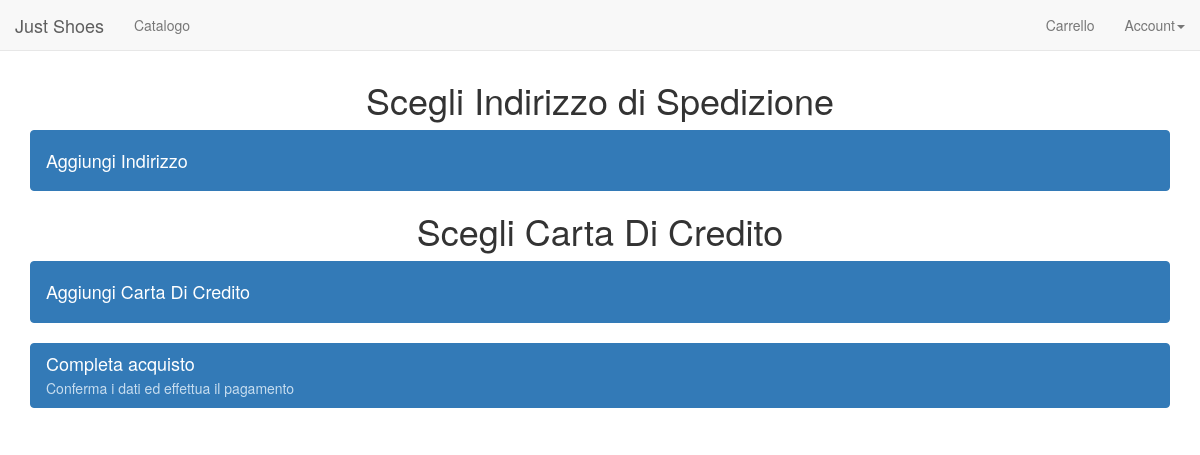
The app's page /shop/acquisto.php (signed in), older data.
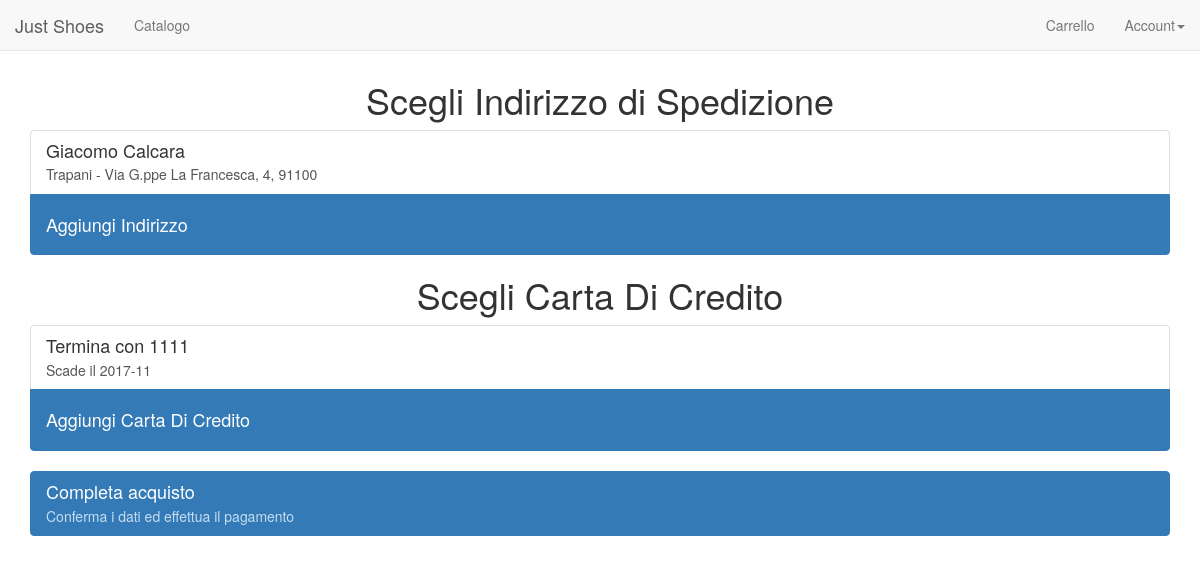
The same page, newer data.
### tables this page shows
CREATE TABLE `Indirizzo` (
  `id_indirizzo` int(10) NOT NULL,
  `id_utente` int(10) DEFAULT NULL,
  `nome` varchar(100) DEFAULT NULL,
  `citta` varchar(50) DEFAULT NULL,
  `via` varchar(50) DEFAULT NULL,
  `CAP` char(5) DEFAULT NULL,
  `altro` varchar(100) DEFAULT NULL
);

CREATE TABLE `Carta_Di_Credito` (
  `id_carta` int(10) NOT NULL,
  `id_utente` int(11) NOT NULL,
  `numero_carta` char(16) DEFAULT NULL,
  `scadenza` date DEFAULT NULL
);

### shop/acquisto.php (the view, shortened to what this page needs)
<?php
  include_once("../config.php");
  include_once("../header.php");
?>
  <div class="container" >
    <h1 align="center">Scegli Indirizzo di Spedizione</h1>
    <div class="list-group">
      <?php
      $indirizzi = $mysqli->query("SELECT * FROM Indirizzo WHERE id_utente=$_SESSION[id_utente]");
      while($indirizzo = $indirizzi->fetch_array(MYSQLI_ASSOC)){
        echo '<a onclick="scegliIndirizzo('.$indirizzo["id_indirizzo"].')" class="list-group-item indirizzo" style="cursor: pointer;">
                <h4 class="list-group-item-heading">'.$indirizzo["nome"].'</h4>
                <p class="list-group-item-text">'.$indirizzo["citta"].' - '.$indirizzo["via"].', '.$indirizzo["CAP"].'</p>
                <input id="ind'.$indirizzo["id_indirizzo"].'" value="'.$indirizzo["id_indirizzo"].'" class="hidden">
              </a>';
      }
      ?>
      <a href="http://localhost/JustShoes/cliente/indirizzo-add.php" class="list-group-item active">
        <h4>Aggiungi Indirizzo</h4>
      </a>
    </div>
    <h1 align="center">Scegli Carta Di Credito</h1>
    <div class="list-group">
      <?php
      $carte = $mysqli->query("SELECT * FROM Carta_Di_Credito WHERE id_utente=$_SESSION[id_utente]");
      while($carta = $carte->fetch_array(MYSQLI_ASSOC)){
        echo '<a onclick="scegliCarta('.$carta["id_carta"].')" class="list-group-item carta" style="cursor: pointer;">
                <h4 class="list-group-item-heading">Termina con '.substr($carta["numero_carta"],12).'</h4>
                <p class="list-group-item-text">Scade il '.substr($carta["scadenza"],0,7).'</p>
                <input id="card'.$carta["id_carta"].'" value="'.$carta["id_carta"].'" class="hidden">
              </a>';
      }
      ?>
      <a href="http://localhost/JustShoes/cliente/carta-add.php" class="list-group-item active">
        <h4>Aggiungi Carta Di Credito</h4>
      </a>
    </div>
    <div class="list-group">
      <a href="#" onclick="procediPagamento()" class="list-group-item active">
        <h4 class="list-group-item-heading">Completa acquisto</h4>
        <p class="list-group-item-text">Conferma i dati ed effettua il pagamento</p>
      </a>
    </div>
  </div>

Row changes from the older to the newer data that the page shows:
added indirizzo: nome "Giacomo Calcara", citta "Trapani", via "Via G.ppe La Francesca, 4", CAP "91100"
added carta_di_credito: numero_carta "1111", scadenza "2017-11"
